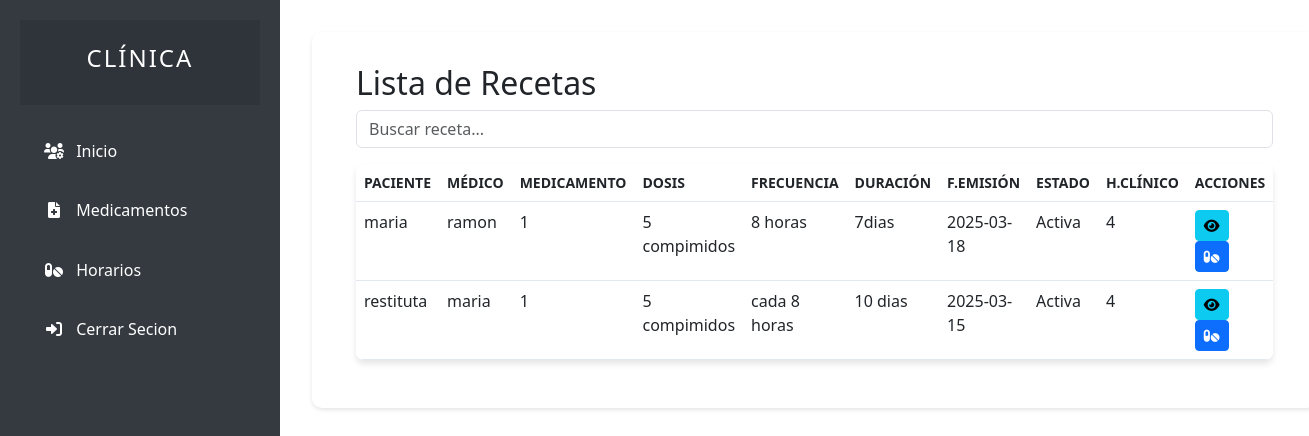
The app's page /user/farmaceuticos/recetas/indexrecetas.php, older data.
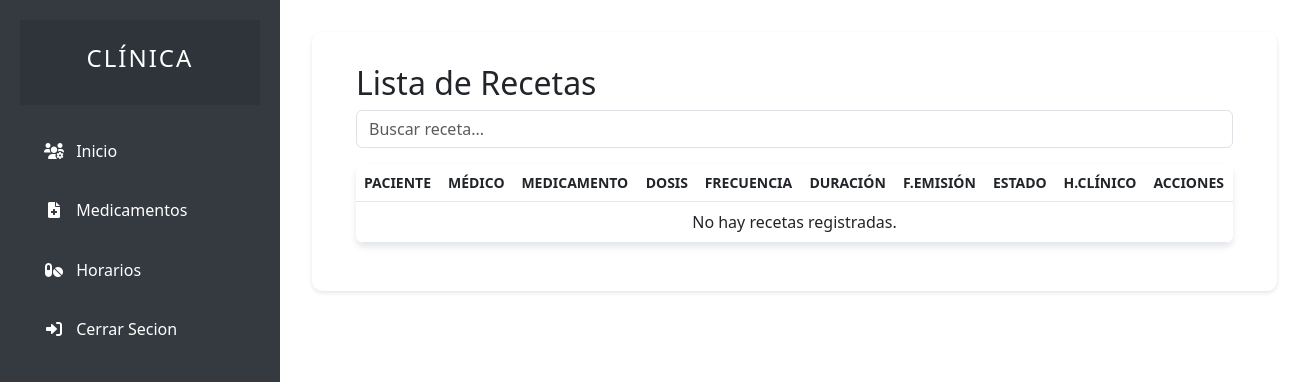
The same page, newer data.
### tables this page shows
CREATE TABLE recetas (
  id INT(11) NOT NULL AUTO_INCREMENT,
  historial_id INT(11) NOT NULL,
  medicamento_id INT(11) NOT NULL,
  paciente_id INT(11) NOT NULL,
  medico_id INT(11) NOT NULL,
  dosis VARCHAR(100) DEFAULT NULL,
  frecuencia VARCHAR(100) DEFAULT NULL,
  duracion VARCHAR(100) DEFAULT NULL,
  fecha_emision DATE DEFAULT NULL,
  estado ENUM('Activa', 'Completada', 'Cancelada') DEFAULT 'Activa',
  PRIMARY KEY (id),
  FOREIGN KEY (paciente_id) REFERENCES pacientes(id) ON DELETE CASCADE,
  FOREIGN KEY (medico_id) REFERENCES personal(id) ON DELETE CASCADE
);

CREATE TABLE pacientes (
  id INT(11) NOT NULL AUTO_INCREMENT,
  nombre VARCHAR(100) NOT NULL,
  apellidos VARCHAR(100) NOT NULL,
  dni VARCHAR(20) UNIQUE DEFAULT NULL,
  fecha_nacimiento DATE DEFAULT NULL,
  genero ENUM('M', 'F', 'Otro') DEFAULT NULL,
  telefono VARCHAR(20) DEFAULT NULL,
  email VARCHAR(100) DEFAULT NULL,
  direccion TEXT DEFAULT NULL,
  foto VARCHAR(255) DEFAULT NULL,
  estado ENUM('Activo', 'Inactivo') DEFAULT 'Activo',
  fecha_registro DATETIME DEFAULT CURRENT_TIMESTAMP,
  PRIMARY KEY (id)
);

CREATE TABLE personal (
  id INT(11) NOT NULL AUTO_INCREMENT,
  nombre VARCHAR(100) NOT NULL,
  apellidos VARCHAR(100) NOT NULL,
  tipo ENUM('Doctor', 'Enfermero', 'Farmaceutico', 'Otro') NOT NULL,
  dni VARCHAR(20) UNIQUE DEFAULT NULL,
  telefono VARCHAR(20) DEFAULT NULL,
  email VARCHAR(100) DEFAULT NULL,
  direccion TEXT DEFAULT NULL,
  estado ENUM('Activo', 'Inactivo') DEFAULT 'Activo',
  fecha_registro DATETIME DEFAULT CURRENT_TIMESTAMP,
  foto VARCHAR(255) DEFAULT NULL,
  fecha_nacimiento DATE DEFAULT NULL,
  genero ENUM('M', 'F', 'O') DEFAULT NULL,
  num_colegiado VARCHAR(50) DEFAULT NULL,
  cv TEXT DEFAULT NULL,
  PRIMARY KEY (id)
);

### user/farmaceuticos/recetas/recetas.php (the view, shortened to what this page needs)
<?php
include "../../config/conexion.php";
$busqueda = isset($_GET['busqueda']) ? $_GET['busqueda'] : '';
$query = "SELECT r.*, p.nombre as paciente_nombre, m.nombre as medico_nombre
          FROM recetas r
          LEFT JOIN pacientes p ON r.paciente_id = p.id
          LEFT JOIN personal m ON r.medico_id = m.id
          WHERE
          p.nombre LIKE '%$busqueda%' OR
          m.nombre LIKE '%$busqueda%'
          ORDER BY r.fecha_emision DESC";
$resultado = mysqli_query($conexion, $query);
?>
<!DOCTYPE html>
<html lang="es">
<head>
    <link href="https://cdn.jsdelivr.net/npm/bootstrap@5.3.0/dist/css/bootstrap.min.css" rel="stylesheet">
    <link rel="stylesheet" href="https://cdnjs.cloudflare.com/ajax/libs/font-awesome/6.0.0-beta3/css/all.min.css">
</head>
<body>
    <div class="container">
        <h2>Lista de Recetas</h2>
        <div class="search-box mb-3">
            <input type="text" class="form-control" id="searchInput" placeholder="Buscar receta...">
        </div>
        <table class="table table-hover">
            <thead>
                <tr>
                    <th>Paciente</th>
                    <th>Médico</th>
                    <th>Medicamento</th>
                    <th>Dosis</th>
                    <th>Frecuencia</th>
                    <th>Duración</th>
                    <th>F.Emisión</th>
                    <th>Estado</th>
                    <th>H.Clínico</th>
                    <th>Acciones</th>
                </tr>
            </thead>
            <tbody>
                <?php if (mysqli_num_rows($resultado) > 0): ?>
                    <?php while ($receta = mysqli_fetch_assoc($resultado)): ?>
                        <tr>
                            <td><?php echo htmlspecialchars($receta['paciente_nombre']); ?></td>
                            <td><?php echo htmlspecialchars($receta['medico_nombre']); ?></td>
                            <td><?php echo htmlspecialchars($receta['medicamento_id']); ?></td>
                            <td><?php echo htmlspecialchars($receta['dosis']); ?></td>
                            <td><?php echo htmlspecialchars($receta['frecuencia']); ?></td>
                            <td><?php echo htmlspecialchars($receta['duracion']); ?></td>
                            <td><?php echo htmlspecialchars($receta['fecha_emision']); ?></td>
                            <td><?php echo htmlspecialchars($receta['estado']); ?></td>
                            <td><?php echo htmlspecialchars($receta['historial_id']); ?></td>
                            <td>
                                <a href="obtener_detalles_receta.php?id=<?php echo $receta['id']; ?>" class="btn btn-info btn-sm" title="Ver Detalles">
                                    <i class="fas fa-eye"></i>
                                </a>
                                <button type="button" class="btn btn-primary btn-sm" data-bs-toggle="modal" data-bs-target="#modalDispensar<?php echo $receta['id']; ?>" title="Dispensar Receta">
                                    <i class="fas fa-pills"></i>
                                </button>
                            </td>
                        </tr>
                    <?php endwhile; ?>
                <?php else: ?>
                    <tr>
                        <td colspan="11" class="text-center">No hay recetas registradas.</td>
                    </tr>
                <?php endif; ?>
            </tbody>
        </table>
    </div>
</body>
</html>

Row changes from the older to the newer data that the page shows:
removed recetas: paciente.nombre "maria", medico.nombre "ramon", medicamento "1", dosis "5 compimidos", frecuencia "8 horas", duracion "7dias", fecha_emision "2025-03-18", estado "Activa", historial "4"
removed recetas: paciente.nombre "restituta", medico.nombre "maria", medicamento "1", dosis "5 compimidos", frecuencia "cada 8 horas", duracion "10 dias", fecha_emision "2025-03-15", estado "Activa", historial "4"
Text that changed along with them:
text now shown: "No hay recetas registradas."
